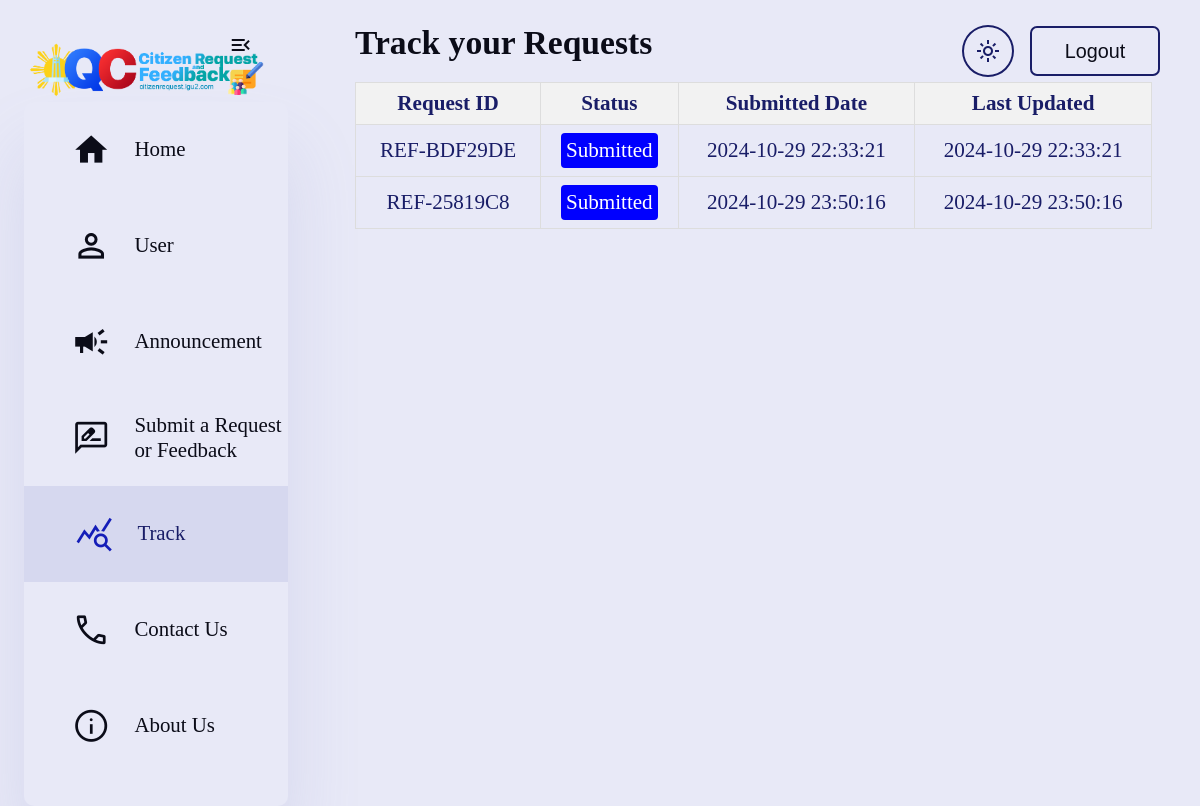
The page /user/track.php (signed in) on the database its author committed.
### tables this page shows
CREATE TABLE `request` (
  `email` varchar(200) NOT NULL,
  `topic` varchar(100) NOT NULL,
  `description` varchar(500) NOT NULL,
  `location` varchar(250) NOT NULL,
  `images` varchar(255) NOT NULL,
  `reference_id` varchar(255) NOT NULL,
  `submitted_date` datetime NOT NULL DEFAULT current_timestamp(),
  `last_updated` datetime NOT NULL DEFAULT current_timestamp(),
  `status` varchar(50) NOT NULL DEFAULT 'Submitted'
);

### user/track.php (the view, shortened to what this page needs)
<?php
require_once 'config.php';
$email = $_SESSION['email'];
$sql = "SELECT reference_id, status, submitted_date, last_updated FROM request WHERE email = ?";
$stmt = $conn->prepare($sql);
$stmt->bind_param("s", $email);
$stmt->execute();
$result = $stmt->get_result();
if ($result->num_rows === 0) {
    $result_array = [];
} else {
    $result_array = [];
    while ($row = $result->fetch_assoc()) {
        $row['status_class'] = strtolower($row['status']);
        $result_array[] = $row;
    }
}
$result = $result_array;
?>
<!DOCTYPE html>
<html lang="en">
<head>
    <link rel="stylesheet" href="../style.css">
</head>
<body>
    <div class="container">
        <aside id="sidebar">
            <div class="toggle">
                <div class="logo">
                    <img src="../images/crfms.png">
                </div>
                <div class="close" id="toggle-btn">
                    <span class="material-icons-sharp">menu_open</span>
                </div>
            </div>
            <div class="sidebar">
                <a href="Home.php">
                    <span class="material-icons-sharp">home</span>
                    <h3>Home</h3>
                </a>
                <a href="User.php">
                    <span class="material-icons-sharp">person_outline</span>
                    <h3>User</h3>
                </a>
                <a href="Announcement.php">
                    <span class="material-icons-sharp">campaign</span>
                    <h3>Announcement</h3>
                </a>
                <a href="Submit.php">
                    <span class="material-symbols-outlined">rate_review</span>
                    <h3>Submit a Request or Feedback</h3>
                </a>
                <a href="track.php" class="active">
                    <span class="material-symbols-outlined">query_stats</span>
                    <h3>Track</h3>
                </a>
                <a href="Contact.html">
                    <span class="material-symbols-outlined">call</span>
                    <h3>Contact Us</h3>
                </a>
                <a href="About.html">
                    <span class="material-symbols-outlined">info</span>
                    <h3>About Us</h3>
                </a>
            </div>
        </aside>
        <div class="main--content">
            <h2>Track your Requests</h2>
            <table id="tracking-table">
                <thead>
                    <tr>
                        <th>Request ID</th>
                        <th>Status</th>
                        <th>Submitted Date</th>
                        <th>Last Updated</th>
                    </tr>
                </thead>
                <tbody>
                    <?php foreach ($result as $row): ?>
                    <tr>
                        <td><?php echo htmlspecialchars($row['reference_id']); ?></td>
                        <td>
                            <div class="status-container">
                                <span class="status <?php echo isset($row['status_class']) ? $row['status_class'] : ''; ?>">
                                    <?php echo htmlspecialchars($row['status']); ?>
                                </span>
                            </div>
                        </td>
                        <td><?php echo htmlspecialchars($row['submitted_date']); ?></td>
                        <td><?php echo htmlspecialchars($row['last_updated']); ?></td>
                    </tr>
                    <?php endforeach; ?>
                </tbody>
            </table>
        </div>
        <nav class="navigation">
            <button id="theme-toggle" class="btn-theme-toggle">
                <span class="material-symbols-outlined">light_mode</span>
            </button>
            <button class="btnLogin-popup"><a href="php/logout.php">Logout</a></button>
        </nav>
    </div>
</body>
</html>

### style.css (style rules this page uses)
:root { --color-text: #0b0c18; --color-header: #0000; --color-background: #e8e9f7; --color-background-lighter: #ebecf7; --color-primary: #191d67; --color-secondary: #757be6; --color-accent: #141db8; --color-white: #fff; --color-dark: #363949; --color-light: rgba(132, 139, 200, 0.18); --color-dark-variant: #677483; --box-shadow: 0 2rem 3rem var(--color-light); }
* { margin: 0; padding: 0; outline: 0; border: 0; text-decoration: none; box-sizing: border-box; }
html { font-size: 24px; }
body { width: 100vw; height: 100vh; font-family: 'Poppins'; font-size: 0.88rem; user-select: none; overflow-x: hidden; color: var(--color-text); background-color: var(--color-background); }
a { color: var(--color-text); }
h2 { font-weight: 600; font-size: 1.4rem; }
h3 { font-weight: 500; font-size: 0.87rem; }
.container { display: flex; width: 96%; margin: 0 auto; gap: 1.8rem; grid-template-columns: 12rem auto 23rem; position: relative; }
aside { height: 100vh; transition: all 0.3s ease; position: sticky; top: 0; }
aside .toggle { display: flex; align-items: center; justify-content: space-between; margin-top: 1.4rem; }
aside .toggle .logo { display: flex; gap: 0.5rem; }
aside .logo img { width: 10rem; height: auto; object-fit: contain; }
aside .toggle .close { cursor: pointer; color: var(--color-text); }
aside .sidebar { display: flex; width: 100%; flex-direction: column; background-color: var(--color-background); box-shadow: var(--box-shadow); border-radius: 10px; height: 88vh; transition: all 0.3s ease; }
aside .sidebar a { display: flex; align-items: center; color: var(--color-text); height: 4rem; gap: 1rem; position: relative; margin-left: 2rem; transition: all 0.3s ease; justify-content: flex-start; }
aside .sidebar a span { font-size: 1.6rem; transition: all 0.3s ease; }
aside .sidebar a.active { width: 100%; color: var(--color-primary); background: var(--color-light); margin-left: 0; }
aside .sidebar a.active::before { content: ''; width: 6px; height: 18px; background-color: var(--color-primary-dark); }
aside .sidebar a.active span { color: var(--color-accent); margin-left: calc(1rem - 3px); }
.navigation { position: absolute; top: 25px; right: 16px; display: flex; align-items: center; gap: 16px; font-size: 18px; }
.navigation .btn-theme-toggle { display: flex; align-items: center; justify-content: center; background: transparent; border: 2px solid var(--color-primary); border-radius: 50%; padding: 0.5rem; cursor: pointer; font-size: 1.5rem; color: var(--color-primary); transition: background 0.3s, color 0.3s; }
.navigation .btnLogin-popup { width: 130px; height: 50px; background: transparent; border: 2px solid var(--color-primary); outline: none; border-radius: 7px; cursor: pointer; font-size: 1.1em; color: var(--color-primary); font-weight: 500; transition: 0.5s; }
.btn-theme-toggle { display: flex; align-items: center; justify-content: center; background: transparent; border: 2px solid var(--color-primary); border-radius: 50%; padding: 0.5rem; cursor: pointer; font-size: 1.5rem; color: var(--color-primary); transition: background 0.3s, color 0.3s; }
.main--content { position: grid; background: var(--color-background); width: 100%; padding: 1rem; }
table { width: 100%; border-collapse: collapse; color: var(--color-background-lighter); }
table th, table td { padding: 10px; text-align: left; border-bottom: 1px solid var(--color-dark); color: var(--color-primary); }
thead { background-color: var(--color-background-lighter); }
thead th { color: var(--color-primary); border-bottom: 1px solid var(--color-dark); }
#tracking-table { width: 100%; border-collapse: collapse; margin-top: 20px; }
#tracking-table th, #tracking-table td { border: 1px solid #ddd; padding: 8px; text-align: center; }
#tracking-table th { background-color: #f2f2f2; }
.status-container { display: flex; justify-content: center; }
.status { padding: 5px; border-radius: 4px; color: white; }
.submitted { background-color: blue; }
html { scroll-behavior: smooth; }
.close { position: absolute; top: 20px; right: 35px; color: #fff; font-size: 40px; font-weight: bold; cursor: pointer; }
.material-symbols-outlined { font-size: 24px; }

### rows shown on the page
request: reference "REF-BDF29DE", status "Submitted", submitted_date "2024-10-29 22:33:21", last_updated "2024-10-29 22:33:21"
request: reference "REF-25819C8", status "Submitted", submitted_date "2024-10-29 23:50:16", last_updated "2024-10-29 23:50:16"
